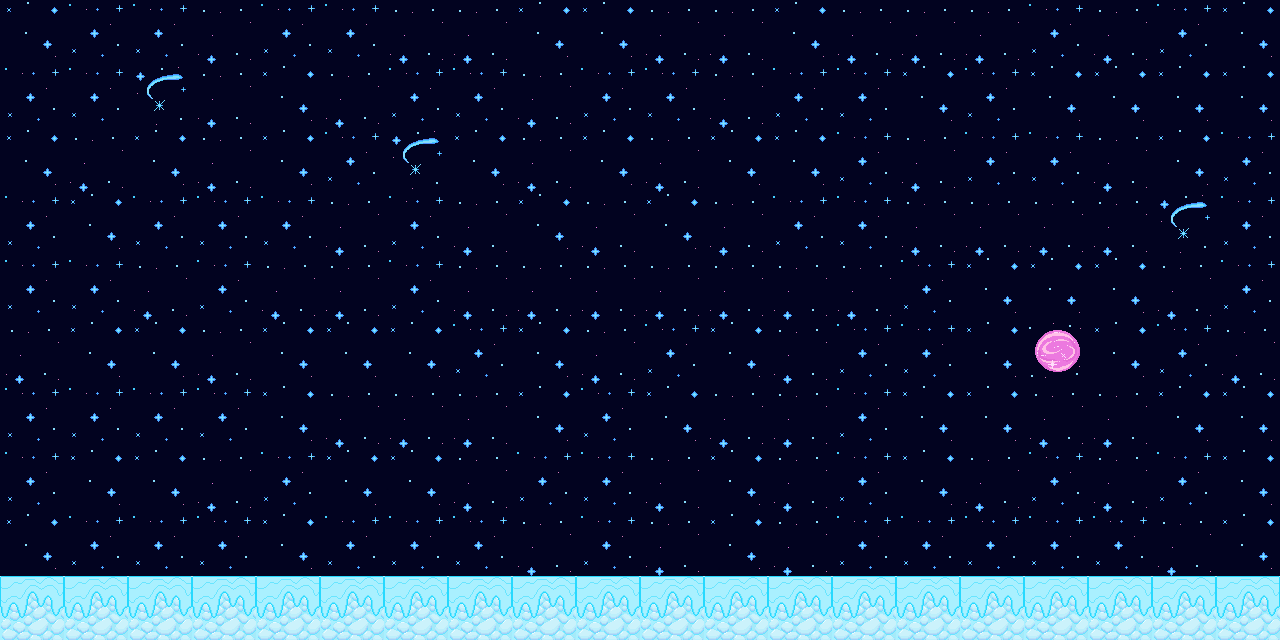

This is a level from a 2D game, rendered from its Tiled map with the project's own tilesets. A one-line summary and the map file follow, with tile-layer data summarised:
An orthogonal 20x10 tile map with 64x64 px tiles, 2 tile layers (Background, Ground), 2 tilesets and 5 objects.

<map version="1.8" tiledversion="1.8.4" orientation="orthogonal" renderorder="right-down" width="20" height="10" tilewidth="64" tileheight="64" infinite="0" nextlayerid="6" nextobjectid="75">
 <editorsettings>
  <export target="level8.json" format="json" />
 </editorsettings>
 <properties>
  <property name="name" value="Act 8: Jasmine Unrolls" />
 </properties>
 <tileset firstgid="1" name="ground_tileset" tilewidth="64" tileheight="64" tilecount="50" columns="10">
  <image source="../tilesets/ground_tileset.png" width="640" height="320" />
  <tile id="1" type="food" />
  <tile id="3" type="player" />
 </tileset>
 <tileset firstgid="51" name="cats" tilewidth="256" tileheight="256" tilecount="11" columns="0">
  <grid orientation="orthogonal" width="1" height="1" />
  <tile id="0" type="biscuit">
   <properties>
    <property name="movesLeft" type="int" value="2" />
   </properties>
   <image width="215" height="53" source="../tilesets/cats_tileset/biscuit.png" />
  </tile>
  <tile id="1" type="clyde">
   <properties>
    <property name="movesLeft" type="int" value="2" />
   </properties>
   <image width="152" height="60" source="../tilesets/cats_tileset/clyde.png" />
  </tile>
  <tile id="3" type="horton">
   <properties>
    <property name="movesLeft" type="int" value="2" />
   </properties>
   <image width="256" height="256" source="../tilesets/cats_tileset/horton.png" />
  </tile>
  <tile id="4" type="hubert">
   <properties>
    <property name="end_scale" type="float" value="1" />
    <property name="init_scale" type="float" value="1" />
    <property name="movesLeft" type="int" value="2" />
   </properties>
   <image width="75" height="204" source="../tilesets/cats_tileset/hubert.png" />
  </tile>
  <tile id="5" type="jasmine">
   <properties>
    <property name="movesLeft" type="int" value="2" />
   </properties>
   <image width="75" height="204" source="../tilesets/cats_tileset/jasmine.png" />
  </tile>
  <tile id="6" type="luna">
   <properties>
    <property name="movesLeft" type="int" value="0" />
   </properties>
   <image width="128" height="64" source="../tilesets/cats_tileset/luna.png" />
  </tile>
  <tile id="7" type="newton">
   <properties>
    <property name="movesLeft" type="int" value="2" />
   </properties>
   <image width="128" height="64" source="../tilesets/cats_tileset/newton.png" />
  </tile>
  <tile id="8" type="quinn">
   <properties>
    <property name="movesLeft" type="int" value="2" />
   </properties>
   <image width="127" height="85" source="../tilesets/cats_tileset/quinn.png" />
  </tile>
  <tile id="2" type="davinci">
   <properties>
    <property name="movesLeft" type="int" value="0" />
   </properties>
   <image width="58" height="129" source="../tilesets/cats_tileset/davinci.png" />
  </tile>
  <tile id="9" type="dreda">
   <properties>
    <property name="movesLeft" type="int" value="2" />
   </properties>
   <image width="204" height="50" source="../tilesets/cats_tileset/dreda.png" />
  </tile>
  <tile id="10" type="tigra">
   <properties>
    <property name="movesLeft" value="2" />
   </properties>
   <image width="128" height="64" source="../tilesets/cats_tileset/tigra.png" />
  </tile>
 </tileset>
 <layer id="5" name="Background" width="20" height="10">
  <data>[200 cells, 200 non-empty, 5 distinct tile ids]</data>
 </layer>
 <layer id="1" name="Ground" width="20" height="10">
  <data>[200 cells, 20 non-empty, 1 distinct tile ids]</data>
 </layer>
 <objectgroup id="2" name="Food">
  <object id="68" gid="2" x="896" y="256" width="64" height="64" />
  <object id="69" gid="2" x="576" y="64" width="64" height="64" />
  <object id="70" gid="2" x="256" y="256" width="64" height="64" />
 </objectgroup>
 <objectgroup id="3" name="Cats">
  <object id="72" gid="56" x="192" y="576" width="102" height="189" />
 </objectgroup>
 <objectgroup id="4" name="Player">
  <object id="46" gid="4" x="10" y="559" width="64" height="64" />
 </objectgroup>
</map>
